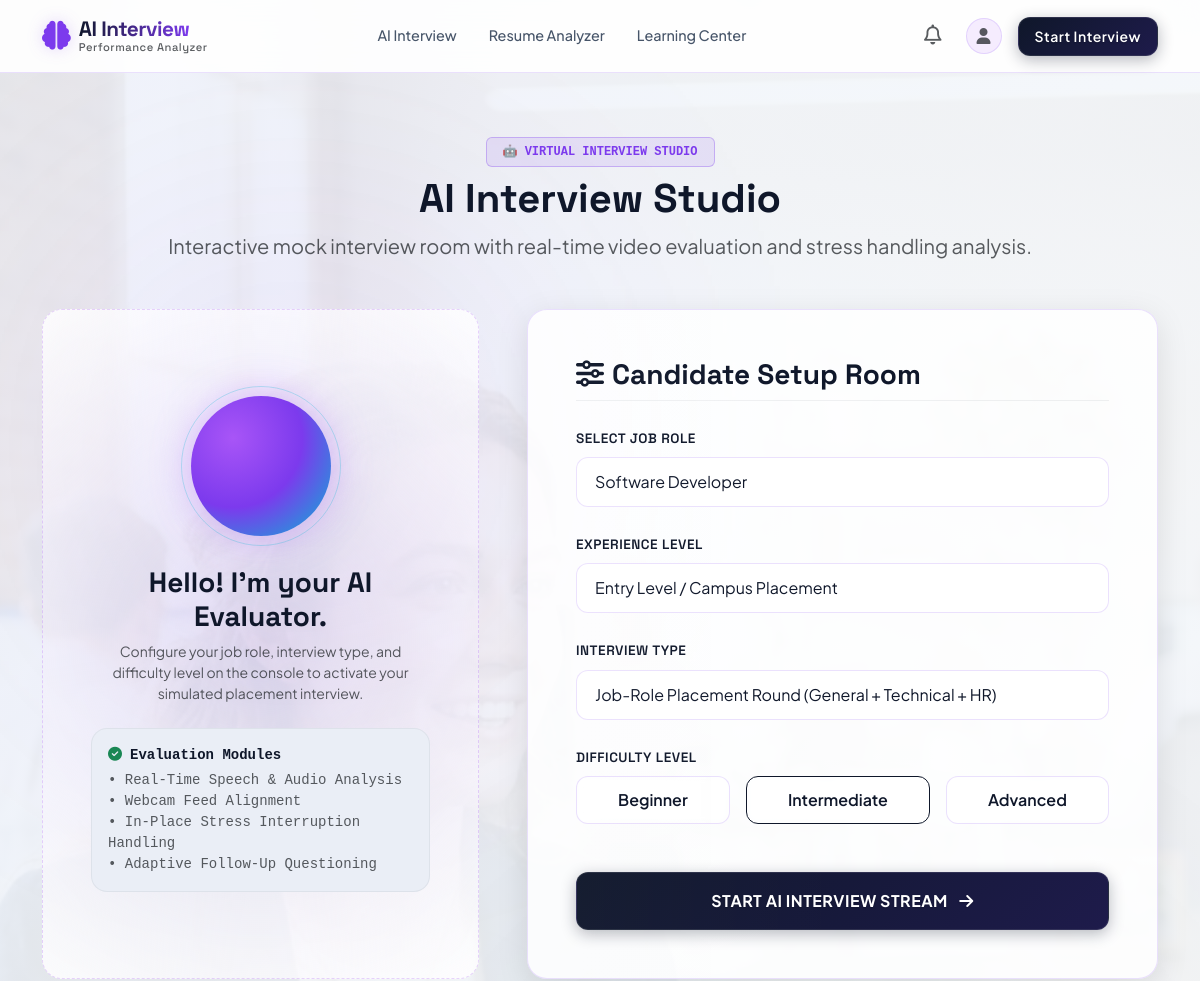
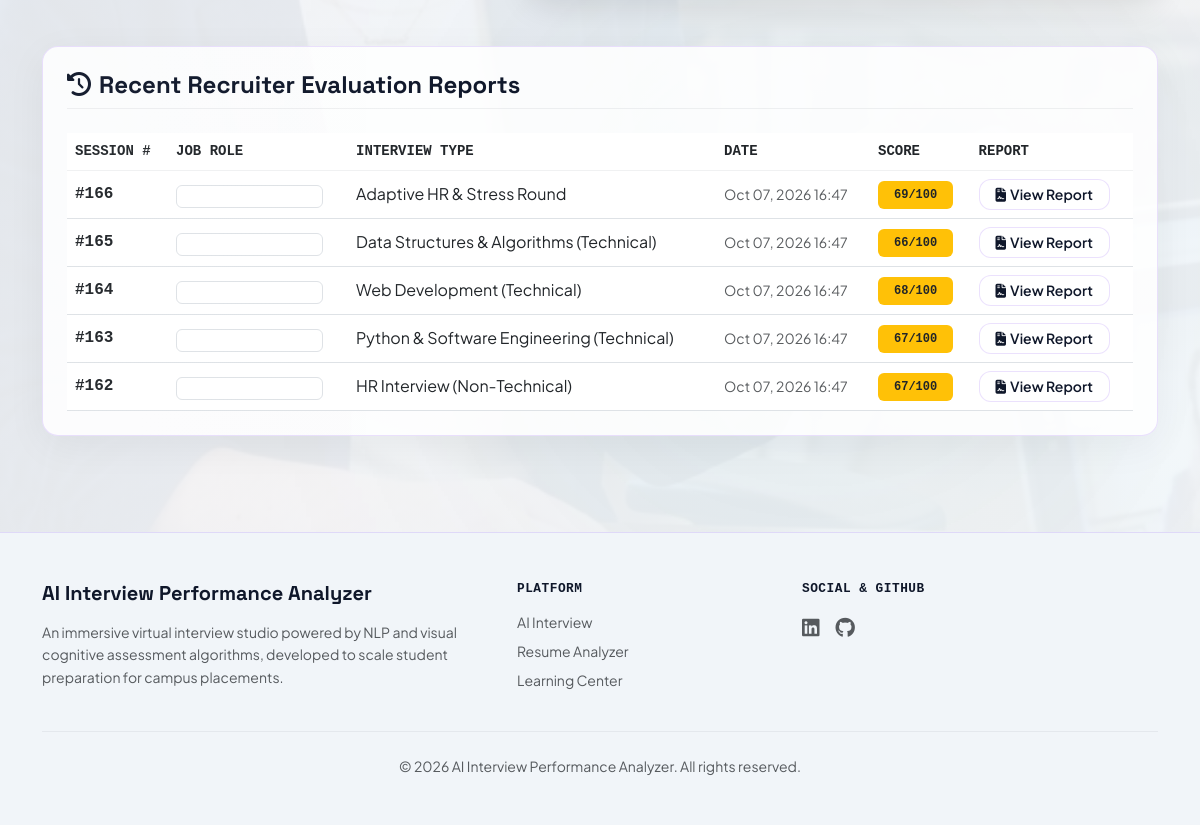
The app's page /interview/ (signed in) with its own data (2 pictures, top to bottom).
### interview/models.py (models this page shows, shortened)
class InterviewSession(models.Model):
    INTERVIEW_TYPES = [
        ('hr', 'HR Interview (Non-Technical)'),
        ('behavioral', 'Behavioral Interview (Non-Technical)'),
        ('leadership', 'Leadership & Communication (Non-Technical)'),
        ('python', 'Python & Software Engineering (Technical)'),
        ('webdev', 'Web Development (Technical)'),
        ('db_sql', 'Databases & SQL (Technical)'),
        ('dsa', 'Data Structures & Algorithms (Technical)'),
        ('aptitude', 'Aptitude & Logical Reasoning (Technical)'),
        ('programming', 'Programming & Coding (Technical)'),
        ('adaptive', 'Adaptive HR & Stress Round'),
    ]
    user = models.ForeignKey(User, on_delete=models.CASCADE, related_name='sessions')
    interview_type = models.CharField(max_length=50, choices=INTERVIEW_TYPES)
    job_role = models.CharField(max_length=100, default='Software Developer')
    used_questions_json = models.JSONField(default=list, blank=True)
    used_interruptions_json = models.JSONField(default=list, blank=True)
    created_at = models.DateTimeField(auto_now_add=True)
    final_score = models.IntegerField(blank=True, null=True)
    feedback_summary = models.TextField(blank=True, null=True)
    status = models.CharField(max_length=20, default='in_progress') # in_progress, completed
    pressure_level = models.CharField(max_length=20, default='none') # 'none', 'low', 'medium', 'high'
    is_cognitive = models.BooleanField(default=False)
    score_stress_handling = models.IntegerField(default=0)
    score_cognitive_reasoning = models.IntegerField(default=0)
    score_problem_solving = models.IntegerField(default=0)
    score_technical_explanation = models.IntegerField(default=0)
    score_technical_communication = models.IntegerField(default=0)
    consistency_check = models.CharField(max_length=50, default='Strong')
    consistency_feedback = models.TextField(blank=True, null=True)
    self_awareness_indicator = models.CharField(max_length=50, default='High')
    self_awareness_feedback = models.TextField(blank=True, null=True)
    adaptation_details = models.TextField(blank=True, null=True)
    total_no_answers = models.IntegerField(default=0)
    total_skipped = models.IntegerField(default=0)
    total_noise_events = models.IntegerField(default=0)
    total_relevant = models.IntegerField(default=0)
    total_partially_relevant = models.IntegerField(default=0)
    total_not_relevant = models.IntegerField(default=0)
    total_short_answers = models.IntegerField(default=0)
    audio_quality_summary = models.CharField(max_length=50, default='Good')

### interview/views.py (the view)
# urls.py: path('', views.ai_interview_view, name='home'),
@login_required
def ai_interview_view(request):
    user = request.user
    job_roles = list(JOB_ROLE_QUESTION_POOLS.keys())
    user_target_role = getattr(user.profile, 'target_role', 'Software Developer') or 'Software Developer'
    completed_sessions = InterviewSession.objects.filter(user=user, status='completed').order_by('-created_at')
    sessions_count = completed_sessions.count()
    avg_score = round(completed_sessions.aggregate(Avg('final_score'))['final_score__avg'] or 0, 1)
    context = {
        'job_roles': job_roles,
        'user_target_role': user_target_role,
        'sessions': completed_sessions[:5],
        'sessions_count': sessions_count,
        'avg_score': avg_score,
    }
    return render(request, 'ai_interview.html', context)

### interview/templates/ai_interview.html (shortened to what this page needs)
{% extends 'base.html' %}
{% block content %}
<div class="container py-5 mt-lg-3 fade-in">
    <div class="text-center mb-5">
        <span class="badge py-2 px-3 mb-2 fs-8 text-uppercase font-monospace" style="background: rgba(124, 58, 237, 0.1); border: 1px solid rgba(124, 58, 237, 0.3); color: var(--accent-purple);">
            🤖 Virtual Interview Studio
        </span>
        <h1 class="fw-bold text-main mb-2" style="font-family: 'Space Grotesk', sans-serif;">AI Interview Studio</h1>
        <p class="text-muted fs-5">Interactive mock interview room with real-time video evaluation and stress handling analysis.</p>
    </div>
    <div class="row g-5 align-items-stretch text-start mb-5">
        <div class="col-lg-5">
            <div class="avatar-panel p-5 d-flex flex-column align-items-center justify-content-center text-center h-100">
                <div class="avatar-orb"></div>
                <h3 class="fw-bold text-main mb-2">Hello! I'm your AI Evaluator.</h3>
                <p class="text-muted small mb-4" style="max-width: 320px;">
                    Configure your job role, interview type, and difficulty level on the console to activate your simulated placement interview.
                </p>
                <div class="p-3 rounded-4 w-100 border border-secondary border-opacity-10 text-start" style="background: var(--elevated-bg);">
                    <small class="text-purple-600 d-block font-monospace fw-bold mb-1"><i class="fa-solid fa-circle-check me-2 text-success"></i>Evaluation Modules</small>
                    <ul class="list-unstyled text-muted small mb-0 font-monospace">
                        <li>• Real-Time Speech & Audio Analysis</li>
                        <li>• Webcam Feed Alignment</li>
                        <li>• In-Place Stress Interruption Handling</li>
                        <li>• Adaptive Follow-Up Questioning</li>
                    </ul>
                </div>
            </div>
        </div>
        <div class="col-lg-7">
            <div class="glass-card setup-console p-5 h-100">
                <h3 class="fw-bold text-main mb-4 border-bottom border-secondary border-opacity-10 pb-2">
                    <i class="fa-solid fa-sliders text-purple-400 me-2"></i>Candidate Setup Room
                </h3>
                <form id="interviewSetupForm" onsubmit="startSession(event)">
                    <div class="mb-4">
                        <label class="form-label form-label-premium text-uppercase">Select Job Role</label>
                        <select id="targetRoleSelect" class="form-select form-control-custom" required>
                            {% for role in job_roles %}
                                <option value="{{ role }}" {% if role == user_target_role %}selected{% endif %}>{{ role }}</option>
                            {% endfor %}
                        </select>
                    </div>
                    <div class="mb-4">
                        <label class="form-label form-label-premium text-uppercase">Experience Level</label>
                        <select id="experienceLevel" class="form-select form-control-custom">
                            <option value="entry" selected>Entry Level / Campus Placement</option>
                        </select>
                    </div>
                    <div class="mb-4">
                        <label class="form-label form-label-premium text-uppercase">Interview Type</label>
                        <select id="interviewTrack" class="form-select form-control-custom" required>
                            <option value="job_role_interview" selected>Job-Role Placement Round (General + Technical + HR)</option>
                        </select>
                    </div>
                    <div class="mb-5">
                        <label class="form-label form-label-premium text-uppercase">Difficulty Level</label>
                        <div class="d-flex gap-3">
                            <label class="btn btn-premium-outline flex-grow-1" for="diffEasy">Beginner</label>
                            <label class="btn btn-premium-outline flex-grow-1" for="diffMed">Intermediate</label>
                            <label class="btn btn-premium-outline flex-grow-1" for="diffHard">Advanced</label>
                        </div>
                    </div>
                    <button type="submit" class="btn btn-premium w-100 py-3 text-uppercase fw-bold fs-6">
                        START AI INTERVIEW STREAM <i class="fa-solid fa-arrow-right ms-2"></i>
                    </button>
                </form>
            </div>
        </div>
    </div>
    {% if sessions %}
    <div class="glass-card p-4 text-start fade-in mt-4">
        <h4 class="fw-bold text-main mb-4 border-bottom border-secondary border-opacity-10 pb-2">
            <i class="fa-solid fa-clock-rotate-left text-cyan-400 me-2"></i>Recent Recruiter Evaluation Reports
        </h4>
        <div class="table-responsive">
            <table class="table table-hover align-middle mb-0" style="color: var(--text-main);">
                <thead>
                    <tr class="font-monospace text-muted small border-bottom border-secondary border-opacity-10">
                        <th>SESSION #</th>
                        <th>JOB ROLE</th>
                        <th>INTERVIEW TYPE</th>
                        <th>DATE</th>
                        <th>SCORE</th>
                        <th>REPORT</th>
                    </tr>
                </thead>
                <tbody>
                    {% for s in sessions %}
                    <tr>
                        <td class="font-monospace fw-bold">#{{ s.id }}</td>
                        <td><span class="badge bg-purple-100 text-purple-800 border border-purple-300 font-monospace">{{ s.job_role|default:"Software Developer" }}</span></td>
                        <td class="text-capitalize">{{ s.get_interview_type_display }}</td>
                        <td class="small text-muted">{{ s.created_at|date:"M d, Y H:i" }}</td>
                        <td>
                            <span class="badge {% if s.final_score >= 80 %}bg-success{% elif s.final_score >= 65 %}bg-warning text-dark{% else %}bg-danger{% endif %} py-2 px-3 font-monospace fs-8">
                                {{ s.final_score }}/100
                            </span>
                        </td>
                        <td>
                            <a href="{% url 'report_detail' s.id %}" class="btn btn-sm btn-premium-outline py-1 px-3 fs-8 text-decoration-none">
                                <i class="fa-solid fa-file-contract me-1"></i>View Report
                            </a>
                        </td>
                    </tr>
                    {% endfor %}
                </tbody>
            </table>
        </div>
    </div>
    {% endif %}
</div>
{% endblock %}

### interview/templates/base.html (shortened to what this page needs)
<!DOCTYPE html>
<html lang="en">
<head>
    <link href="https://cdn.jsdelivr.net/npm/bootstrap@5.3.0/dist/css/bootstrap.min.css" rel="stylesheet">
    <link href="https://cdnjs.cloudflare.com/ajax/libs/font-awesome/6.4.0/css/all.min.css" rel="stylesheet">
</head>
<body>
    <nav class="glass-nav sticky-top">
        <div class="container py-3 d-flex align-items-center justify-content-between">
            <a class="navbar-brand d-flex align-items-center m-0 text-decoration-none" href="{% url 'ai_interview' %}">
                <i class="fa-solid fa-brain me-2 text-indigo-400" style="color: var(--accent-purple); font-size: 1.8rem; filter: drop-shadow(0 0 8px rgba(124, 58, 237, 0.2));"></i>
                <div class="brand-logo text-main">
                    <span style="background: linear-gradient(to right, #0f172a, #7c3aed); -webkit-background-clip: text; -webkit-text-fill-color: transparent; font-weight: 800;">AI Interview</span>
                    <span class="d-block text-muted" style="font-size: 0.7rem; font-weight: 500; letter-spacing: 0.5px;">Performance Analyzer</span>
                </div>
            </a>
            <div class="d-none d-xl-flex align-items-center gap-2">
                <a href="{% url 'ai_interview' %}" class="nav-link-custom">AI Interview</a>
                <a href="{% url 'resume_analyzer' %}" class="nav-link-custom">Resume Analyzer</a>
                <a href="{% url 'learning_center' %}" class="nav-link-custom">Learning Center</a>
            </div>
            <div class="d-flex align-items-center gap-3">
                <div class="dropdown">
                    <button class="btn btn-link text-decoration-none p-2 position-relative text-muted hover-text-white" type="button" data-bs-toggle="dropdown" aria-expanded="false" style="color: var(--text-muted); border: none;">
                        <i class="fa-regular fa-bell fs-5"></i>
                    </button>
                </div>
                {% if user.is_authenticated %}
                    <div class="dropdown">
                        <button class="btn btn-link text-decoration-none p-0 d-flex align-items-center text-muted hover-text-white" type="button" data-bs-toggle="dropdown" aria-expanded="false" style="border: none;">
                            <div class="rounded-circle d-flex align-items-center justify-content-center border" style="width: 36px; height: 36px; background: rgba(168, 85, 247, 0.1); border-color: var(--glass-border) !important;">
                                <i class="fa-solid fa-user text-purple-400 fs-6"></i>
                            </div>
                        </button>
                    </div>
                {% else %}
                    <a class="text-light small text-decoration-none hover-text-white d-none d-md-block" href="{% url 'login' %}">Log In</a>
                {% endif %}
                <a href="{% url 'ai_interview' %}" class="btn btn-premium btn-sm py-2 px-3 d-none d-md-inline-block fs-8 text-decoration-none">
                    Start Interview
                </a>
            </div>
        </div>
    </nav>
    <main class="flex-grow-1">
        {% block content %}{% endblock %}
    </main>
    {% block footer %}
    <footer class="py-5 mt-5" style="background: var(--bg-secondary); border-top: 1px solid var(--glass-border);">
        <div class="container text-start">
            <div class="row g-4">
                <div class="col-md-5">
                    <h5 class="fw-bold text-white mb-3">AI Interview Performance Analyzer</h5>
                    <p class="small text-muted mb-0" style="line-height: 1.6;">
                        An immersive virtual interview studio powered by NLP and visual cognitive assessment algorithms, developed to scale student preparation for campus placements.
                    </p>
                </div>
                <div class="col-md-3">
                    <h6 class="fw-bold text-white mb-3 font-monospace" style="font-size: 0.8rem; letter-spacing: 0.5px;">PLATFORM</h6>
                    <ul class="list-unstyled small d-flex flex-column gap-2">
                        <li><a href="{% url 'ai_interview' %}" class="text-muted text-decoration-none hover-text-white">AI Interview</a></li>
                        <li><a href="{% url 'resume_analyzer' %}" class="text-muted text-decoration-none hover-text-white">Resume Analyzer</a></li>
                        <li><a href="{% url 'learning_center' %}" class="text-muted text-decoration-none hover-text-white">Learning Center</a></li>
                    </ul>
                </div>
                <div class="col-md-4">
                    <h6 class="fw-bold text-white mb-3 font-monospace" style="font-size: 0.8rem; letter-spacing: 0.5px;">SOCIAL & GITHUB</h6>
                    <div class="d-flex gap-3 mb-3">
                        <a href="https://linkedin.com" target="_blank" class="text-muted hover-text-white fs-5"><i class="fa-brands fa-linkedin"></i></a>
                        <a href="https://github.com" target="_blank" class="text-muted hover-text-white fs-5"><i class="fa-brands fa-github"></i></a>
                    </div>
                </div>
            </div>
            <div class="border-top border-secondary border-opacity-10 pt-4 mt-4 text-center" style="border-top-style: solid !important;">
                <p class="mb-0 small text-muted">&copy; 2026 AI Interview Performance Analyzer. All rights reserved.</p>
            </div>
        </div>
    </footer>
    {% endblock %}
</body>
</html>

### records on screen
InterviewSession: id "166", interview_type "Adaptive HR & Stress Round", created_at "Oct 07, 2026 16:47", final_score "69"
InterviewSession: id "165", interview_type "Data Structures & Algorithms (Technical)", created_at "Oct 07, 2026 16:47", final_score "66"
InterviewSession: id "164", interview_type "Web Development (Technical)", created_at "Oct 07, 2026 16:47", final_score "68"
InterviewSession: id "163", interview_type "Python & Software Engineering (Technical)", created_at "Oct 07, 2026 16:47", final_score "67"
InterviewSession: id "162", interview_type "HR Interview (Non-Technical)", created_at "Oct 07, 2026 16:47", final_score "67"

### other values on screen
form field value "Software Developer"
